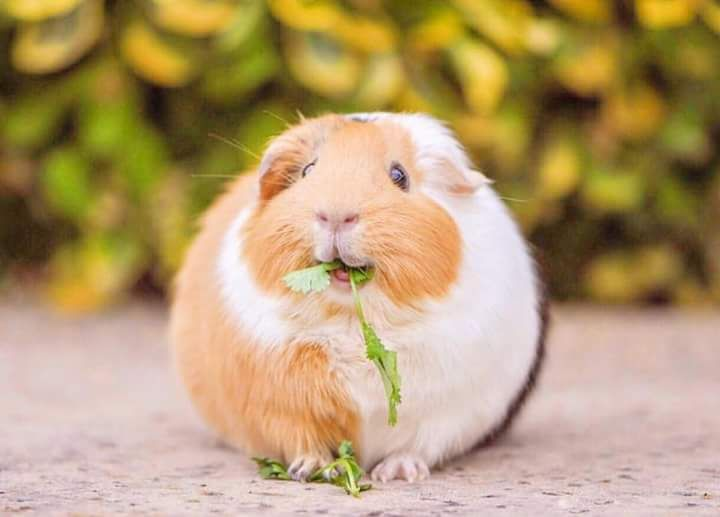
#> input picture image/pig.jpg, 720 x 517 px
$ python opencv-python-ch3.py
#> lines starting #> are read from the running program, lines starting #| are printed output that depends on the picture
# chapter 3 : resizing and cropping
# resize / crop

import cv2
import numpy as np

img = cv2.imread("./image/pig.jpg")
#> img is the input picture: shape (517, 720, 3); mean B, G, R 114, 155.3, 181.3
print(img.shape)      # img의 shape 확인    / 517,720,3
#| (517, 720, 3)

imgResize = cv2.resize(img,(300,200))   # resize
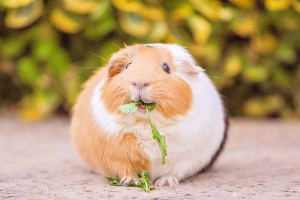
#> imgResize: shape (200, 300, 3); mean B, G, R 113.9, 155.2, 181.2
print(img.shape)   # 200,300,3
#| (517, 720, 3)

imgCropped = img[0:200, 200:500]      # 잘라내기 , height, width
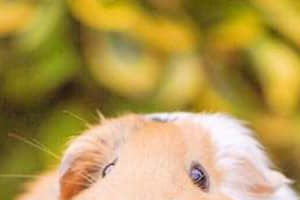
#> imgCropped: shape (200, 300, 3); mean B, G, R 82.3, 152.4, 178.1

cv2.imshow("Image",img)
cv2.imshow("Image Resize",imgResize)
cv2.imshow("Image Cropped",imgCropped)
cv2.waitKey(0)
